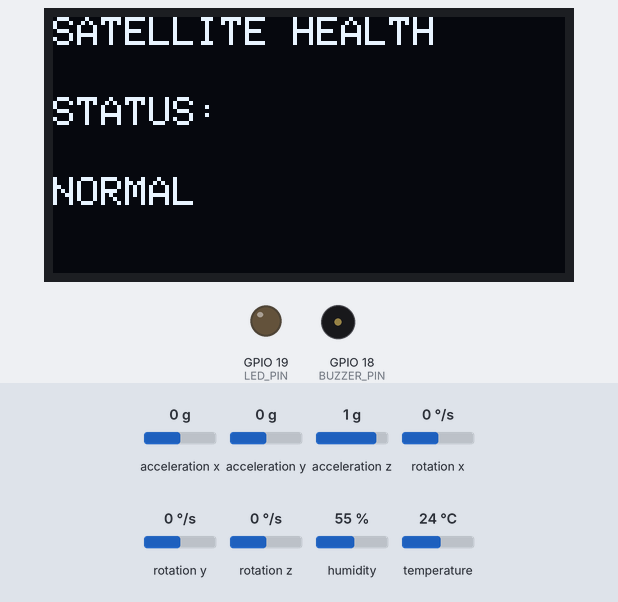
This sketch was run on a simulated ESP32. Shown: 128×64 one-colour display, output pins drawn as LEDs (lit = HIGH), buzzer (waves = sounding, pin HIGH). Inputs (shaded band) come from the test bench; at power-on: temperature 24 °C, acceleration x 0 g, acceleration y 0 g, acceleration z 1 g, rotation x 0 °/s, rotation y 0 °/s, rotation z 0 °/s, humidity 55 %. WiFi joins after 1.5 s; servers stay silent unless stated; web services answer with replies made up by the test bench; what the sketch prints to the serial monitor is not drawn.

Above: at 6.7 s.
At 16.7 s:
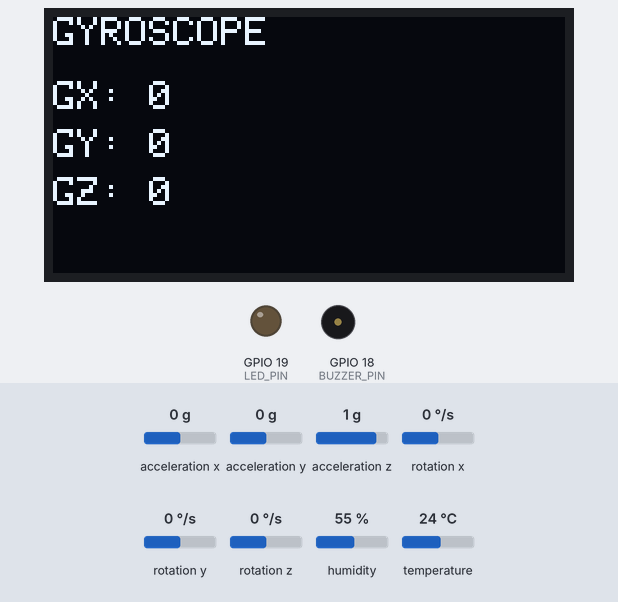
16.8 s: temperature set to 34 °C
At 23.1 s:
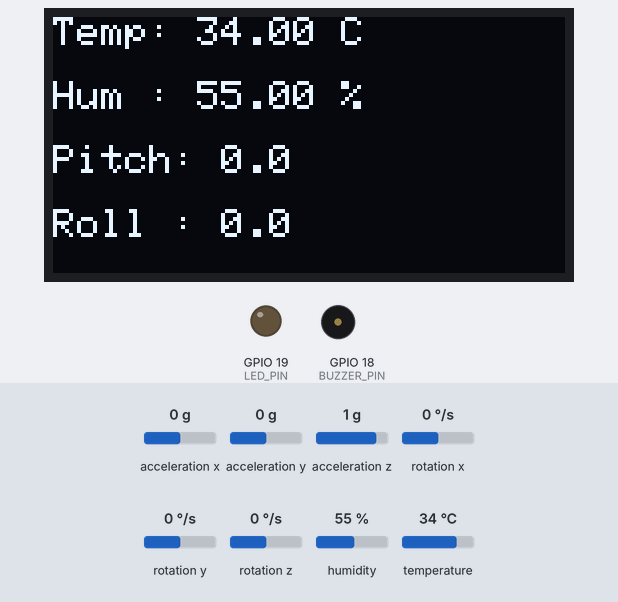
28.4 s: temperature set to 37 °C
At 48.2 s:
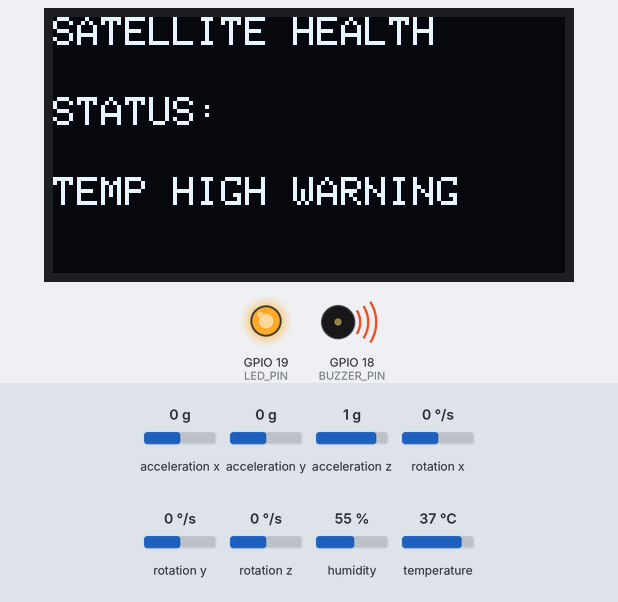
53.8 s: acceleration x set to -1.4 g
At 63.9 s:
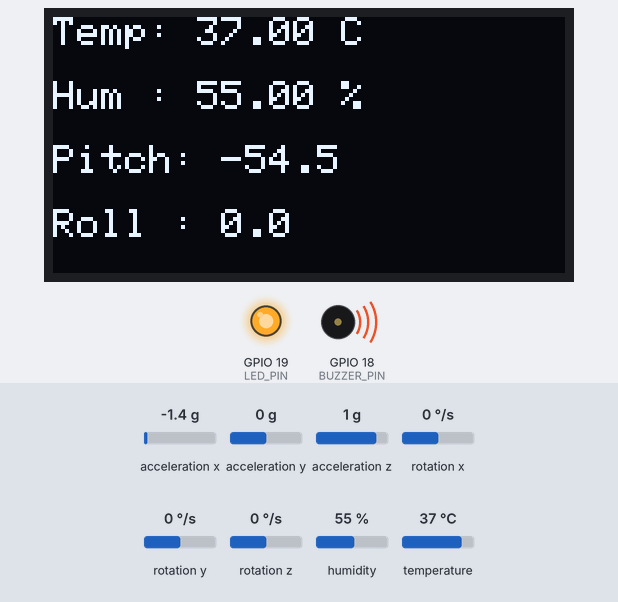
Timing chart, 0 to 65.4 s (numbered marks = the images above; inputs shaded):
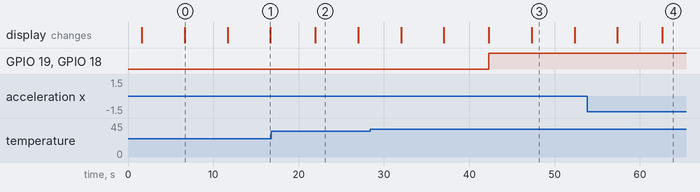

Measured:
- the behaviour switches between 35 and 36 °C on temperature (found by bisection; images 2 and 3)
- after the input at 28.4 s, GPIO 19 (LED_PIN), GPIO 18 (BUZZER_PIN): LOW → HIGH after 13.9 s
- what the display in image 0 shows lasts 5.1 s, from 6.6 s to 11.7 s

The sketch:

ard.0u3109unmpW-U.ino
```cpp
#include <Wire.h>
#include <WiFi.h>
#include <HTTPClient.h>
#include <DHT.h>
#include <MPU6050.h>
#include <Adafruit_GFX.h>
#include <Adafruit_SSD1306.h>
#include <math.h>

#define DHTPIN 4
#define DHTTYPE DHT11

#define BUZZER_PIN 18
#define LED_PIN 19

#define SCREEN_WIDTH 128
#define SCREEN_HEIGHT 64

const char* ssid = "ashok";
const char* password = "Ashok@07";
String apiKey = "FO3MMUWKOWUF9SIQ";

DHT dht(DHTPIN, DHTTYPE);
MPU6050 mpu;
Adafruit_SSD1306 display(SCREEN_WIDTH, SCREEN_HEIGHT, &Wire, -1);

unsigned long lastUpload = 0;

void setup()
{
  Serial.begin(115200);

  pinMode(BUZZER_PIN, OUTPUT);
  pinMode(LED_PIN, OUTPUT);

  digitalWrite(BUZZER_PIN, LOW);
  digitalWrite(LED_PIN, LOW);

  Wire.begin(21, 22);

  dht.begin();

  if (!display.begin(SSD1306_SWITCHCAPVCC, 0x3C))
  {
    Serial.println("OLED NOT FOUND");
    while (1);
  }

  mpu.initialize();

  display.clearDisplay();
  display.setTextSize(1);
  display.setTextColor(WHITE);
  display.setCursor(0, 0);
  display.println("Satellite Monitor");
  display.display();

  WiFi.begin(ssid, password);

  Serial.print("Connecting WiFi");

  while (WiFi.status() != WL_CONNECTED)
  {
    delay(500);
    Serial.print(".");
  }

  Serial.println("\nWiFi Connected");
}

void loop()
{
  float temperature = dht.readTemperature();
  float humidity = dht.readHumidity();

  int16_t ax, ay, az;
  int16_t gx, gy, gz;

  mpu.getAcceleration(&ax, &ay, &az);
  mpu.getRotation(&gx, &gy, &gz);

  float ax_g = ax / 16384.0;
  float ay_g = ay / 16384.0;
  float az_g = az / 16384.0;

  float pitch = atan2(ax_g, sqrt(ay_g * ay_g + az_g * az_g)) * 180.0 / PI;
  float roll  = atan2(ay_g, sqrt(ax_g * ax_g + az_g * az_g)) * 180.0 / PI;

  String status = "NORMAL";

  // ================= TEMPERATURE ALERT =================
  if (temperature > 35)
  {
    status = "TEMP HIGH WARNING";

    digitalWrite(LED_PIN, HIGH);
    digitalWrite(BUZZER_PIN, HIGH);   // Continuous beep
  }
  else
  {
    status = "NORMAL";

    digitalWrite(LED_PIN, LOW);
    digitalWrite(BUZZER_PIN, LOW);
  }

  // ================= SERIAL MONITOR =================
  Serial.println("----------------------------");

  Serial.print("Temperature: ");
  Serial.println(temperature);

  Serial.print("Humidity: ");
  Serial.println(humidity);

  Serial.print("Pitch: ");
  Serial.println(pitch);

  Serial.print("Roll: ");
  Serial.println(roll);

  Serial.print("AX: ");
  Serial.println(ax);

  Serial.print("AY: ");
  Serial.println(ay);

  Serial.print("AZ: ");
  Serial.println(az);

  Serial.print("GX: ");
  Serial.println(gx);

  Serial.print("GY: ");
  Serial.println(gy);

  Serial.print("GZ: ");
  Serial.println(gz);

  // ================= SCREEN 1 =================
  display.clearDisplay();

  display.setTextSize(1);
  display.setTextColor(WHITE);

  display.setCursor(0, 0);
  display.print("Temp: ");
  display.print(temperature);
  display.println(" C");

  display.setCursor(0, 16);
  display.print("Hum : ");
  display.print(humidity);
  display.println(" %");

  display.setCursor(0, 32);
  display.print("Pitch: ");
  display.print(pitch, 1);

  display.setCursor(0, 48);
  display.print("Roll : ");
  display.print(roll, 1);

  display.display();
  delay(5000);

  // ================= SCREEN 2 =================
  display.clearDisplay();

  display.setCursor(0, 0);
  display.println("SATELLITE HEALTH");

  display.setCursor(0, 20);
  display.print("STATUS:");

  display.setCursor(0, 40);
  display.print(status);

  display.display();
  delay(5000);

  // ================= SCREEN 3 =================
  display.clearDisplay();

  display.setCursor(0, 0);
  display.println("ACCELERATION");

  display.setCursor(0, 16);
  display.print("AX: ");
  display.println(ax);

  display.setCursor(0, 28);
  display.print("AY: ");
  display.println(ay);

  display.setCursor(0, 40);
  display.print("AZ: ");
  display.println(az);

  display.display();
  delay(5000);

  // ================= SCREEN 4 =================
  display.clearDisplay();

  display.setCursor(0, 0);
  display.println("GYROSCOPE");

  display.setCursor(0, 16);
  display.print("GX: ");
  display.println(gx);

  display.setCursor(0, 28);
  display.print("GY: ");
  display.println(gy);

  display.setCursor(0, 40);
  display.print("GZ: ");
  display.println(gz);

  display.display();
  delay(5000);

  // ================= THINGSPEAK =================
  if (WiFi.status() == WL_CONNECTED &&
      millis() - lastUpload >= 15000)
  {
    HTTPClient http;

    String url =
      "http://api.thingspeak.com/update?api_key=" + apiKey +
      "&field1=" + String(temperature) +
      "&field2=" + String(humidity) +
      "&field3=" + String(ax) +
      "&field4=" + String(ay) +
      "&field5=" + String(az) +
      "&field6=" + String(gx) +
      "&field7=" + String(gy) +
      "&field8=" + String(gz);

    http.begin(url);

    int httpCode = http.GET();

    Serial.print("ThingSpeak Response: ");
    Serial.println(httpCode);

    http.end();

    lastUpload = millis();
  }
}
```
